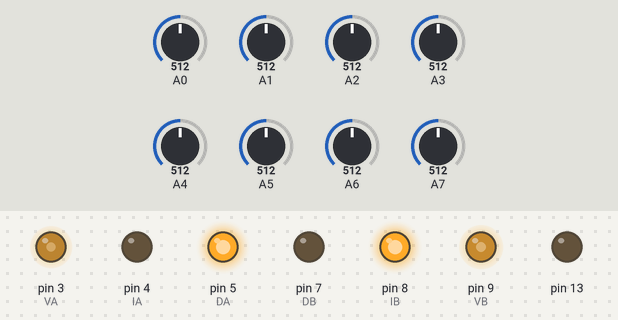
Recording of a sketch running on a simulated Arduino Nano, built with avr-gcc and run on an emulated ATmega328P. On the bench: output pins drawn as LEDs (lit = HIGH). Inputs (shaded band) come from the test bench; at power-on: A1 = 512, A3 = 512, A0 = 512, A2 = 512, A4 = 512, A5 = 512, A6 = 512, A7 = 512. What the sketch prints to the serial monitor is not drawn.

Above: at 1.7 s.
1.8 s: A1 set to 390
At 1.95 s:
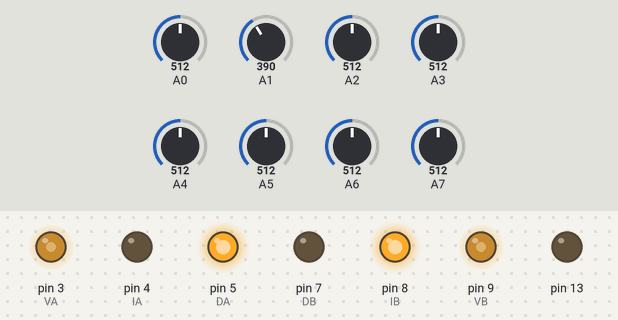
3.6 s: A3 set to 863
At 3.78 s:
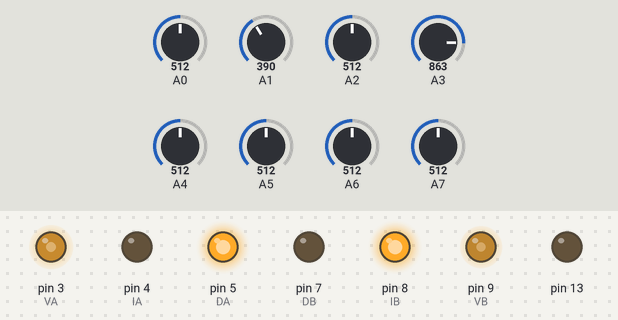
6.6 s: A3 set to 878
At 8.23 s:
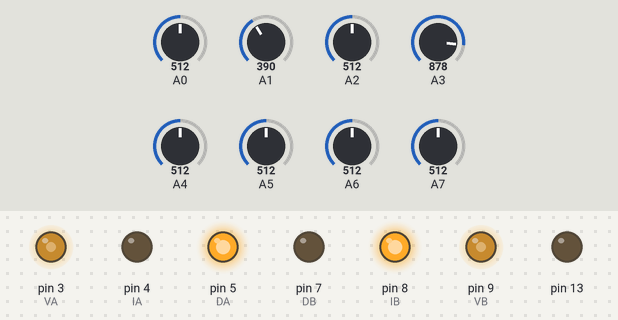
9.6 s: A0 set to 390
At 10.1 s:
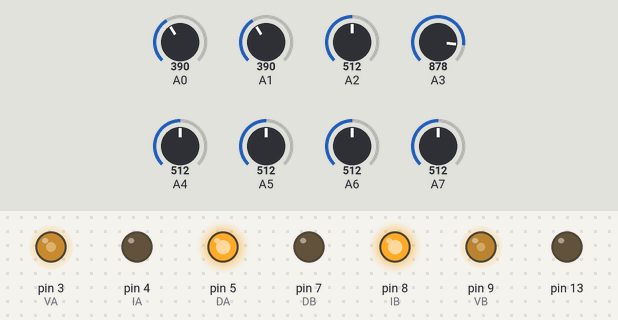
11.2 s: A2 set to 30
At 12.4 s:
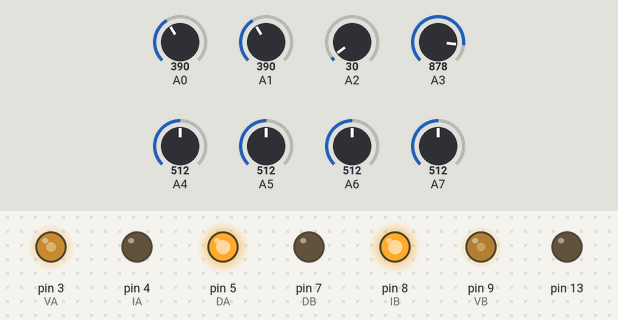
Timing chart, 0 to 13.7 s (numbered marks = the images above; inputs shaded):
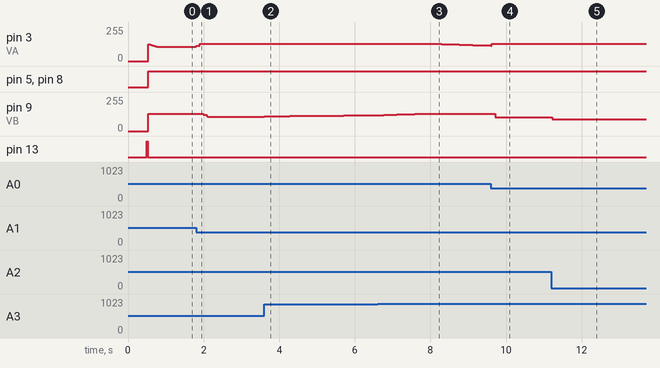

Measured:
- after the input at 1.8 s, pin 3 (VA): 108/255 → 116/255 at once, → 130/255 0.09 s later; pin 9 (VB): 130/255 → 122/255 after 0.19 s, → 107/255 0.09 s later
- after the input at 3.6 s, pin 9 (VB): moves from 107/255 to 119/255 over 2.8 s, starting at once
- after the input at 6.6 s, pin 3 (VA): moves from 130/255 to 116/255 over 1.5 s, starting after 1.5 s
- after the input at 9.6 s, pin 9 (VB): 130/255 → 104/255 after 0.12 s
- after the input at 11.2 s, pin 9 (VB): 104/255 → 88/255 at once

The sketch:

codigo_version_1_completada.ino
```cpp
#include <EEPROM.h>
#include <QTRSensors.h>

#define NUM_SENSORS             8
#define NUM_SAMPLES_PER_SENSOR  4
#define EMITTER_PIN             2

// Objeto qtra sin parámetros en el constructor
QTRSensors qtra;
// La librería moderna utiliza uint16_t para los valores
uint16_t sensorValues[NUM_SENSORS];

// Variables para EEPROM
uint16_t minValues[8], maxValues[8];

bool calibracion = false;
// Motor Driver
int VA = 3; int DA = 5; int IA = 4;
int IB = 8; int DB = 7; int VB = 9;

// PID Settings
const double KP = 0.07;
const double KD = 0.03;
const double KI = 0.02;
const int GOAL = 3530; // Valor medio para 6 sensores (0 a 5000)
const unsigned char MAX_SPEED = 130;

// Variables PID
double lastError = 0;
double integral = 0;
const unsigned long SAMPLE_TIME = 0;

void setup() {
  Serial.begin(115200);

  // --- CORRECCIÓN: Configuración de sensores en setup ---
  qtra.setTypeAnalog();
  qtra.setSensorPins((const uint8_t[]){A0, A1, A2, A3, A4, A5, A6, A7}, NUM_SENSORS);
  qtra.setEmitterPin(EMITTER_PIN);
  // -------------------------------------------------------

  pinMode(VA, OUTPUT); pinMode(DA, OUTPUT); pinMode(IA, OUTPUT);
  pinMode(IB, OUTPUT); pinMode(DB, OUTPUT); pinMode(VB, OUTPUT);

  calibrateLineSensor();
}

void loop() {
  static unsigned long lastTime = 0;
  if (millis() - lastTime >= SAMPLE_TIME) {
    lastTime = millis();

    // --- CORRECCIÓN: readLine ahora es readLineBlack ---
    uint16_t position = qtra.readLineBlack(sensorValues);
    // ---------------------------------------------------

    int error = GOAL - position;

    integral = constrain(integral + error, -1000, 1000);
    int adjustment = KP * error + KD * (error - lastError) + KI * integral;
    lastError = error;

    int setMotorAPower = constrain(MAX_SPEED - adjustment, 0, MAX_SPEED);
    int setMotorBPower = constrain(MAX_SPEED + adjustment, 0, MAX_SPEED);

    digitalWrite(DA, HIGH);
    digitalWrite(IB, HIGH);
    digitalWrite(IA, LOW);
    digitalWrite(DB, LOW);

    analogWrite(VA, setMotorAPower);
    analogWrite(VB, setMotorBPower);

    // Depuración
    Serial.print("Pos: "); Serial.print(position);
    Serial.print(" | Error: "); Serial.println(error);
     Serial.print("Motor A: "); Serial.print(setMotorAPower);
    Serial.print(" | MOtor B: "); Serial.println(setMotorBPower);
     Serial.print("Ajuste: "); Serial.println(adjustment);
  }
  delay(2);
}

void calibrateLineSensor() {
  delay(500);
  pinMode(13, OUTPUT);
  digitalWrite(13, HIGH);

  if(calibracion) {
      for (uint16_t i = 0; i < 400; i++) {
        qtra.calibrate();

        // Movimiento oscilatorio simple
        digitalWrite(DA, i % 100 < 50 ? HIGH : LOW);
        digitalWrite(IA, i % 100 < 50 ? LOW : HIGH);
        analogWrite(VA, 30);
        delay(10);
      }
      analogWrite(VA, 0);
      guardarCalibracion();
  } else {
    cargarCalibracion();
  }

  digitalWrite(13, LOW);
}

void guardarCalibracion(){
  for(int i = 0; i < NUM_SENSORS; i++){
    // --- CORRECCIÓN: Acceso a calibrationOn.minimum/maximum ---
    EEPROM.put(i * sizeof(uint16_t), qtra.calibrationOn.minimum[i]);
    EEPROM.put((i + 8) * sizeof(uint16_t), qtra.calibrationOn.maximum[i]);
  }
}

void cargarCalibracion(){
  // Es necesario inicializar la estructura interna antes de cargar datos
  qtra.calibrate();

  for(int i = 0; i < NUM_SENSORS; i++){
    EEPROM.get(i * sizeof(uint16_t), qtra.calibrationOn.minimum[i]);
    EEPROM.get((i + 8) * sizeof(uint16_t), qtra.calibrationOn.maximum[i]);
  }
}
```
